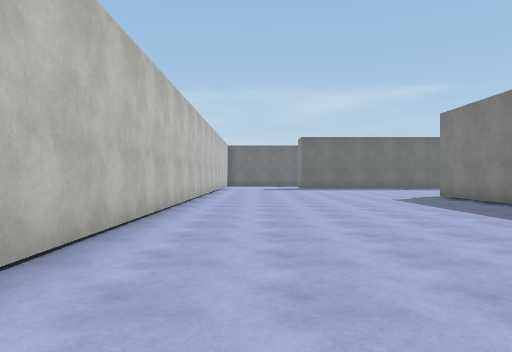
view 1 (above)

19 first-person views from a walk through a scene from a Unity 3-D project. The camera is 1.3 m above the floor, looks level and sees 70° across. The floor is counted in squares, 2 m on a side. Each view is taken from the middle of a square. On the plan, view 1 faces up. The plan holds only what a view shows up to about 11 squares ahead; the rest is blank. The place goes on beyond the plan. The player is left out. Surface patterns are stand-ins for the level's own textures.

view 2
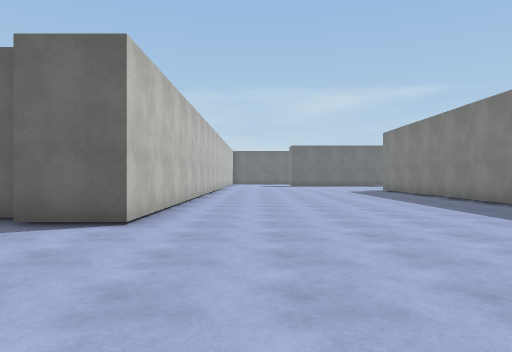

view 3
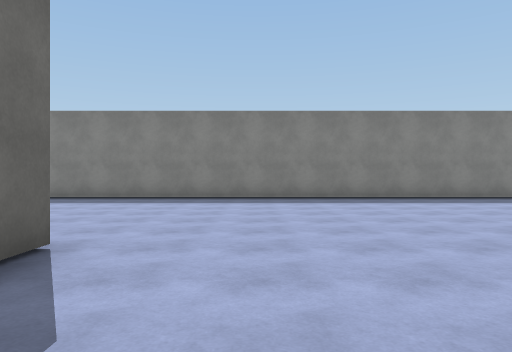

view 4
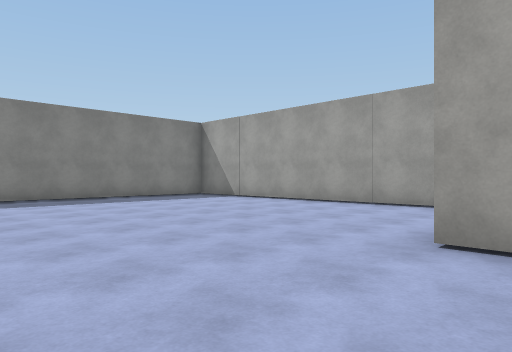

view 5
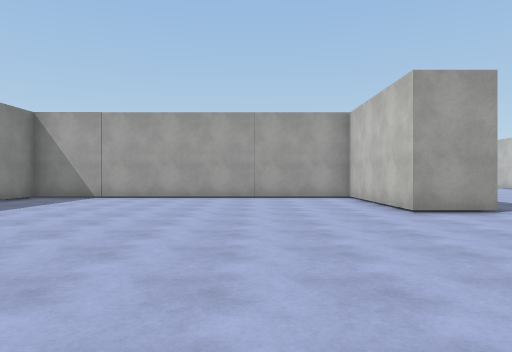

view 6
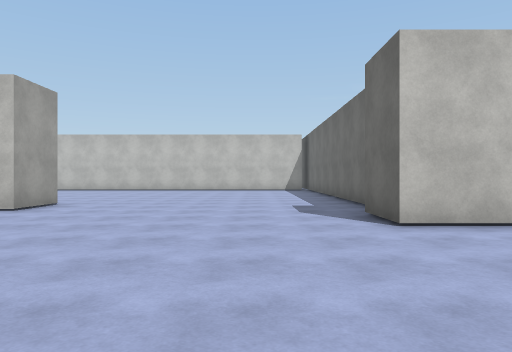

view 7
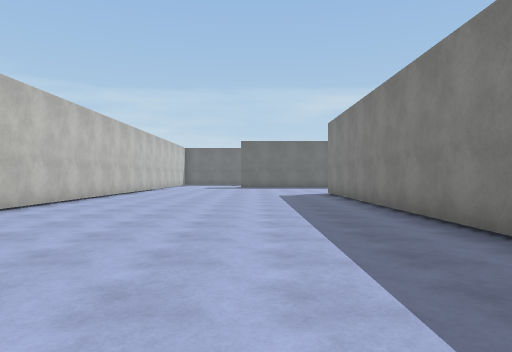

view 8
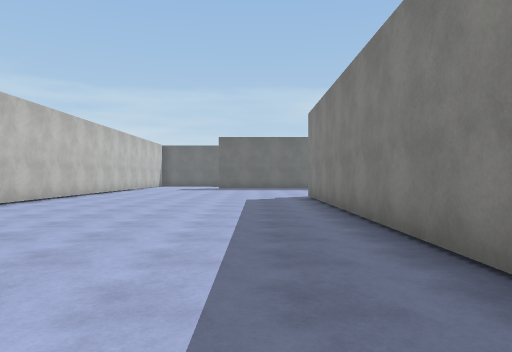

view 9
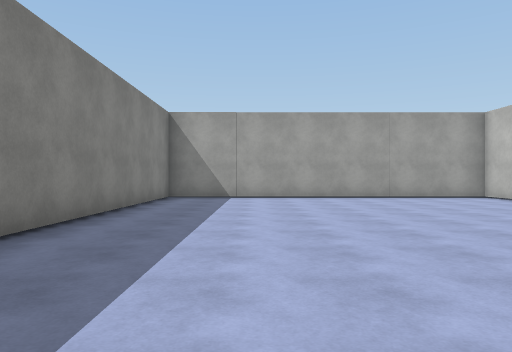

view 10
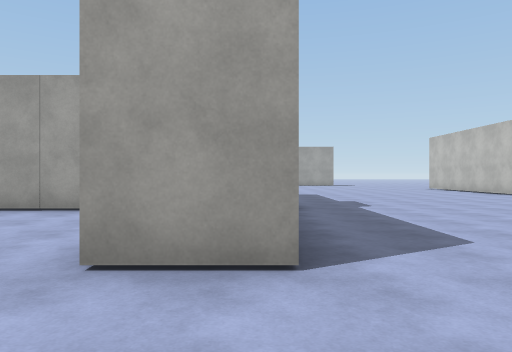

view 11
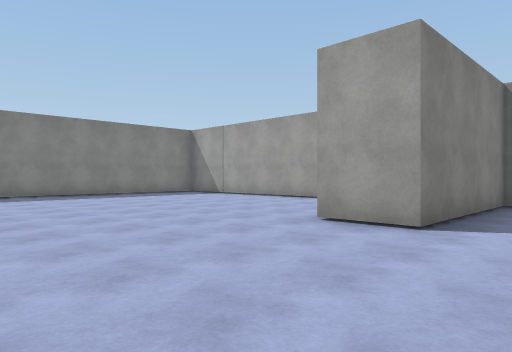

view 12
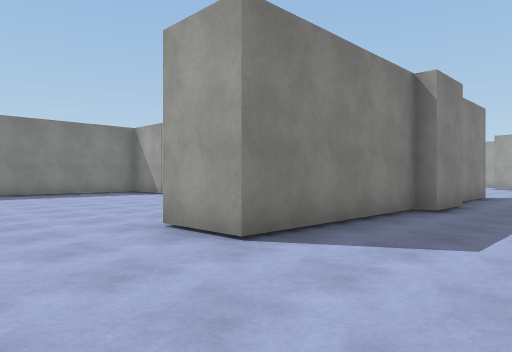

view 13
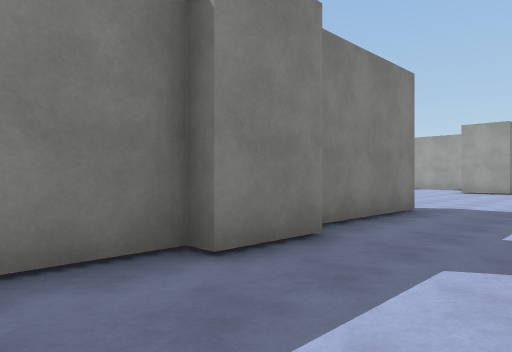

view 14
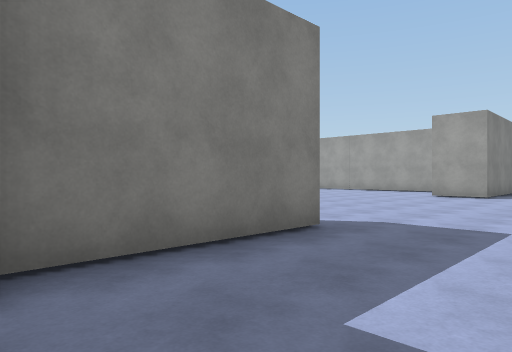

view 15
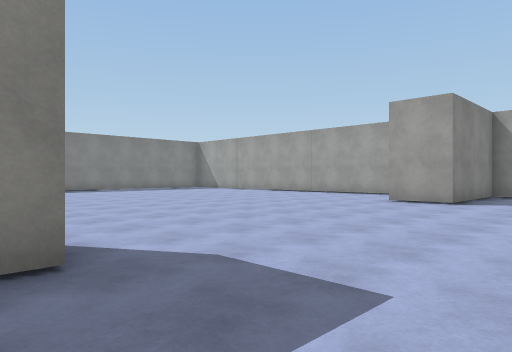

view 16
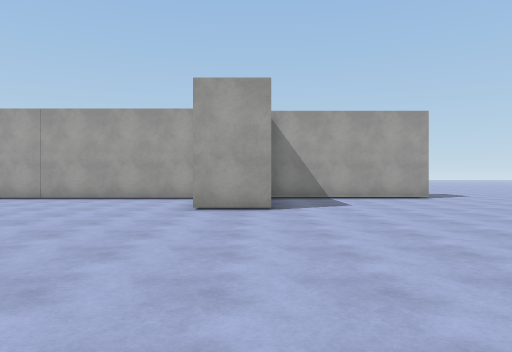

view 17
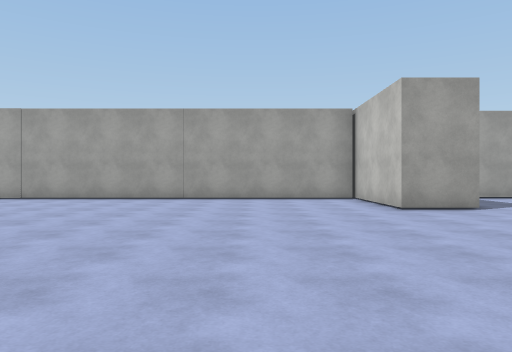

view 18
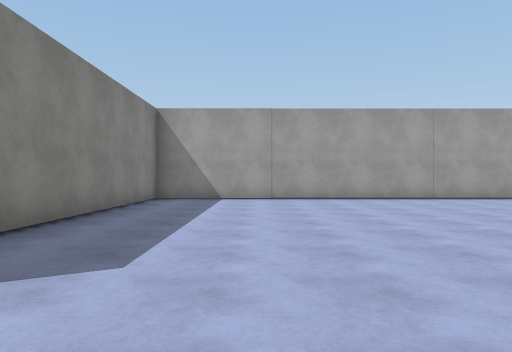

view 19
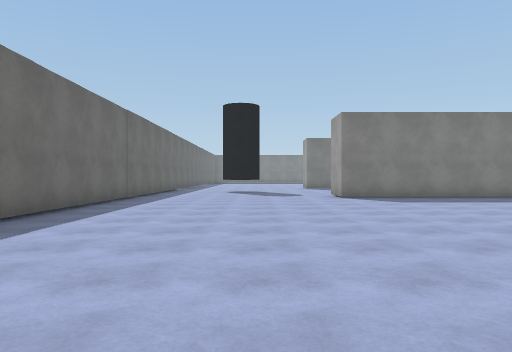

### Floor plan
Points are (right, up) in squares from view 1. A wall is a line through its corners. A room is listed if a view was taken in it or the views show most of it. See-through windows are left out.
Room 1 (views 1, 2, 3, 4, 5, 6, 7, 8, 9, 10, 11, 12)
walls: (-3.5, 0.4) (-7.9, 0.4); (-5.3, -6.5) (-3.8, -6.5) (-3.8, -10.8) (5.6, -10.8) (5.6, 11); (-1.7, 11) (-1.7, -0.2) (-3.2, -0.2)
ways out: opening at (-7, -5.3) to room 2
Room 2 (views 13, 14, 15, 16, 17, 18, 19)
walls: (-5.3, -15.9) (-5.3, -12.4); (-5.7, -12.4) (-5.7, -10.8) (-5.3, -10.8) (-5.3, -6.5); (-3.8, -27.2) (8.8, -27.2) (8.8, -18.5); (9, -12.3) (3.1, -12.3); (-8.5, -27.6) (-5.3, -27.6) (-5.3, -24) (-3.8, -24) (-3.8, -27.6)
ways out: opening at (-7, -5.3) to room 1

Where each view was taken, in squares from view 1:
view 1: 0 up, 0 right, facing up
view 2: 5 down, 0 right, facing up
view 3: 2 down, 5 left, facing right
view 4: 3 down, 5 left, facing down-right
view 5: 0 up, 1 left, facing down
view 6: 2 down, 3 right, facing left
view 7: 2 down, 3 right, facing up
view 8: 0 up, 4 right, facing up
view 9: 0 up, 3 right, facing down
view 10: 4 down, 5 left, facing down
view 11: 2 down, 7 left, facing down-right
view 12: 4 down, 8 left, facing down-right
view 13: 9 down, 8 left, facing down-right
view 14: 12 down, 8 left, facing down-right
view 15: 15 down, 8 left, facing down-right
view 16: 17 down, 5 left, facing down
view 17: 17 down, 1 left, facing down
view 18: 17 down, 6 right, facing down
view 19: 16 down, 2 left, facing right
